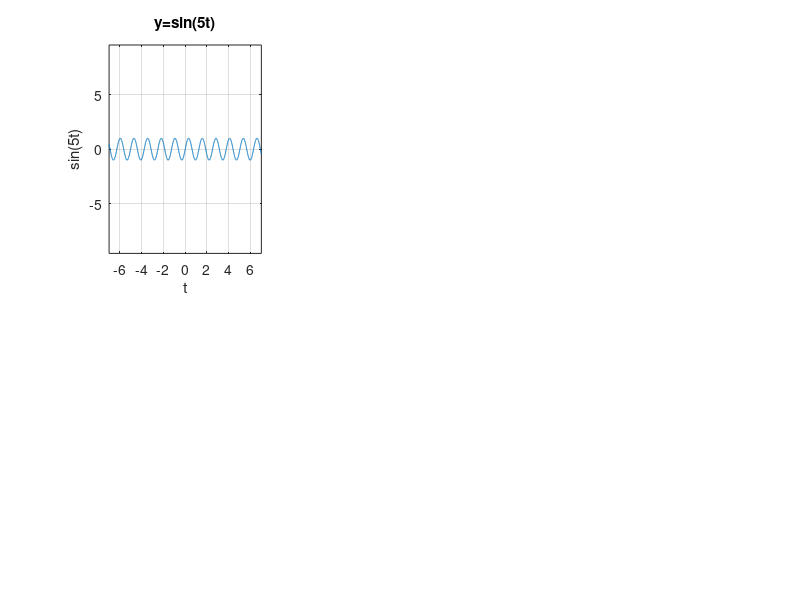

Source code (MATLAB):
figure('units','norm','position',[.1 .1 .8 .8],'color',[.9 .9 .9],'name', "Drawing Functions") %Creating Window
axes('position',[.1 .1 .8 .8],'color',[1 1 1]) %Creating Axis
grid on             %turing on grid in coordinate system
xlabel ("X-Axis")   %labeling the axis
ylabel ("Y-Axis")   %labeling the axis
zlabel ("Z-Axis")   %labeling the axis
%------------creating the buttons---------------------------------------------------------------------------

subplot (2,3,1) 
drawnow
x = -7:0.01:7;
plot (x, sin (5*x));
grid on
xlabel ("t");
ylabel ("sin(5t)");
title ("y=sin(5t)");
axis('equal')
drawnow